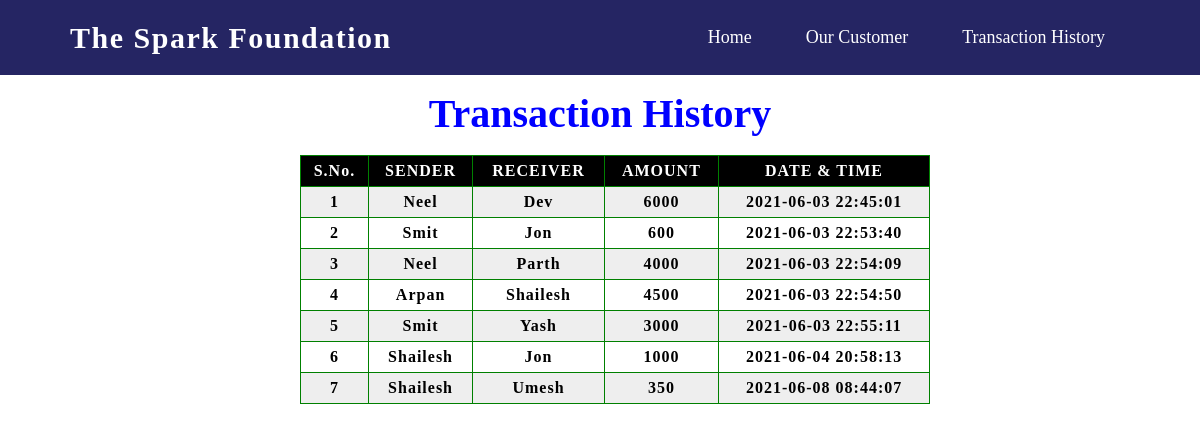
Page /Transfer_history.php on the committed database.
### tables this page shows
CREATE TABLE `transcation` (
  `s.no` int(12) NOT NULL,
  `sender` varchar(255) NOT NULL,
  `receiver` varchar(255) NOT NULL,
  `balance` bigint(255) NOT NULL,
  `datetime` datetime NOT NULL DEFAULT current_timestamp()
);

### Transfer_history.php (the view, shortened to what this page needs)
<!DOCTYPE html>
<html lang="en">
<head>
	<link rel="stylesheet" href="./css/table.css">
</head>
<body>
    <?php
        include 'navbar.php';
    ?>
    <div class="container">
        <br><br>
        <br><br>
        <br>
        <h2 class="text-center">Transaction History</h2>
        <br>
        <div>
            <table style="width:70%">
            <tr>
                <th class="text-center">S.No.</th>
                <th class="text-center">SENDER</th>
                <th class="text-center">RECEIVER</th>
                <th class="text-center">AMOUNT</th>
                <th class="text-center">DATE & TIME</th>
            </tr>
            <?php
            include 'config.php';
            $sql ="SELECT * FROM transcation";
            $result =mysqli_query($con, $sql);
            while($rows = mysqli_fetch_assoc($result))
            {
           ?>
            <tr>
                <td><?php echo $rows['s.no']; ?></td>
                <td><?php echo $rows['sender']; ?></td>
                <td><?php echo $rows['receiver']; ?></td>
                <td><?php echo $rows['balance']; ?> </td>
                <td><?php echo $rows['datetime']; ?> </td>
            </tr>
        <?php
            }
        ?>
            </table>
        </div>
        </div>
</body>
</html>

### navbar.php (shortened to what this page needs)
<!DOCTYPE html>
<html lang="en">
<head>
    <link rel="stylesheet" href="./css/navbar.css">
</head>
<body>
    <nav>
        <div class="logo">
            <p>The Spark Foundation</p>
        </div>
        <ul>
            <li><a href="index.php">Home</a></li>
            <li><a href="view_all_customer.php">Our Customer</a></li>
            <li><a href="Transfer_history.php">Transaction History</a></li>
        </ul>
    </nav>
</body>
</html>

### css/table.css (style rules this page uses)
.container { margin-left: 300px; }
h2 { font-size: 40px; text-align: center; padding-right: 300px; color: blue; }
table,th,td { letter-spacing: 1px; color: black; border: 1px solid green; border-collapse: collapse; font-weight: bold; }
th { padding: 6px; color: white; background-color: black; }
tr:nth-child(even) { background-color: #eee; }
tr:nth-child(odd) { background-color: #fff; }
td { text-align: center; padding: 6px; }

### css/navbar.css (style rules this page uses)
* { margin: 0; padding: 0; box-sizing: border-box; }
nav { top: 0; width: 100%; height: 75px; background-color: rgb(37, 37, 99); line-height: 75px; padding: 0px 70px; position: fixed; z-index: 1; }
nav .logo { font-size: 30px; font-weight: bold; letter-spacing: 1.5px; }
nav .logo p { float: left; color: white; }
nav ul { float: right; }
nav ul li { display: inline-block; list-style: none; }
nav ul li a { color: white; text-decoration: none; font-size: 18px; padding: 0px 25px; }

### rows in the picture
transcation: no "1", sender "Neel", receiver "Dev", balance "6000", datetime "2021-06-03 22:45:01"
transcation: no "2", sender "Smit", receiver "Jon", balance "600", datetime "2021-06-03 22:53:40"
transcation: no "3", sender "Neel", receiver "Parth", balance "4000", datetime "2021-06-03 22:54:09"
transcation: no "4", sender "Arpan", receiver "Shailesh", balance "4500", datetime "2021-06-03 22:54:50"
transcation: no "5", sender "Smit", receiver "Yash", balance "3000", datetime "2021-06-03 22:55:11"
transcation: no "6", sender "Shailesh", receiver "Jon", balance "1000", datetime "2021-06-04 20:58:13"
transcation: no "7", sender "Shailesh", receiver "Umesh", balance "350", datetime "2021-06-08 08:44:07"
